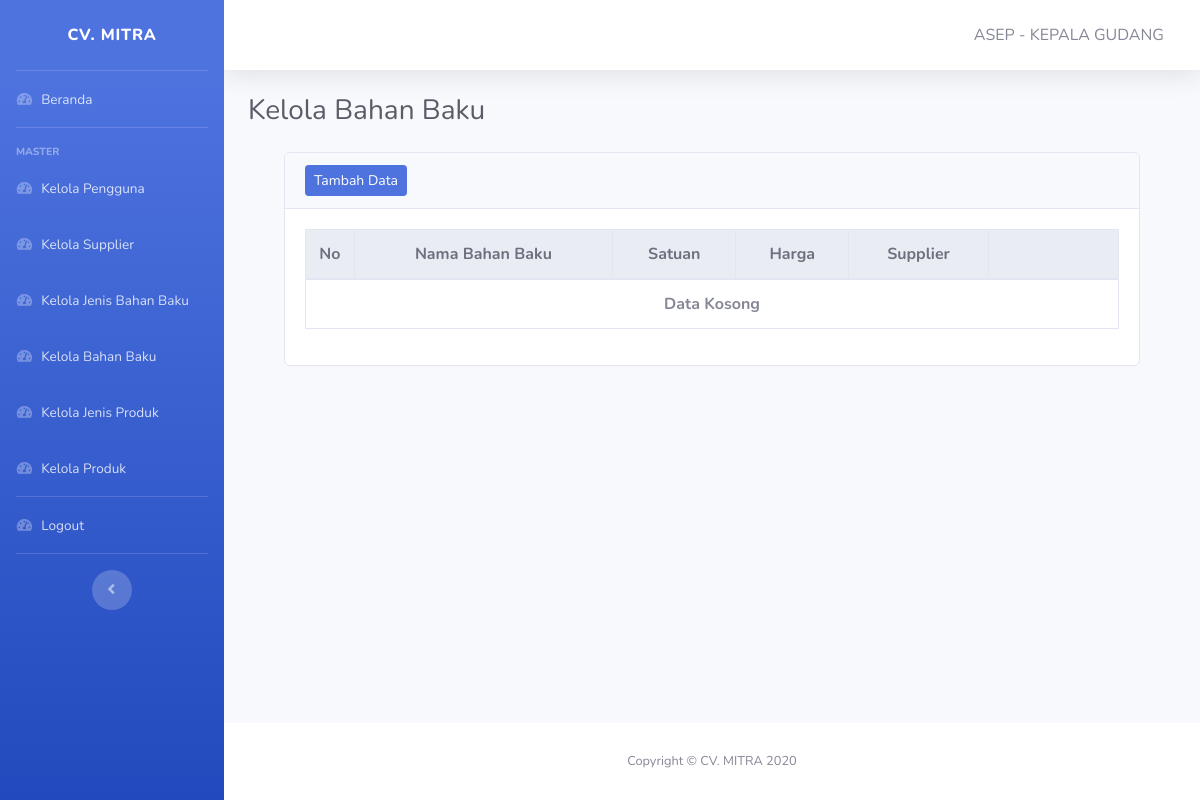
/pages/admin/kelola-bahanbaku.php (signed in), run on an earlier commit of the app's database.
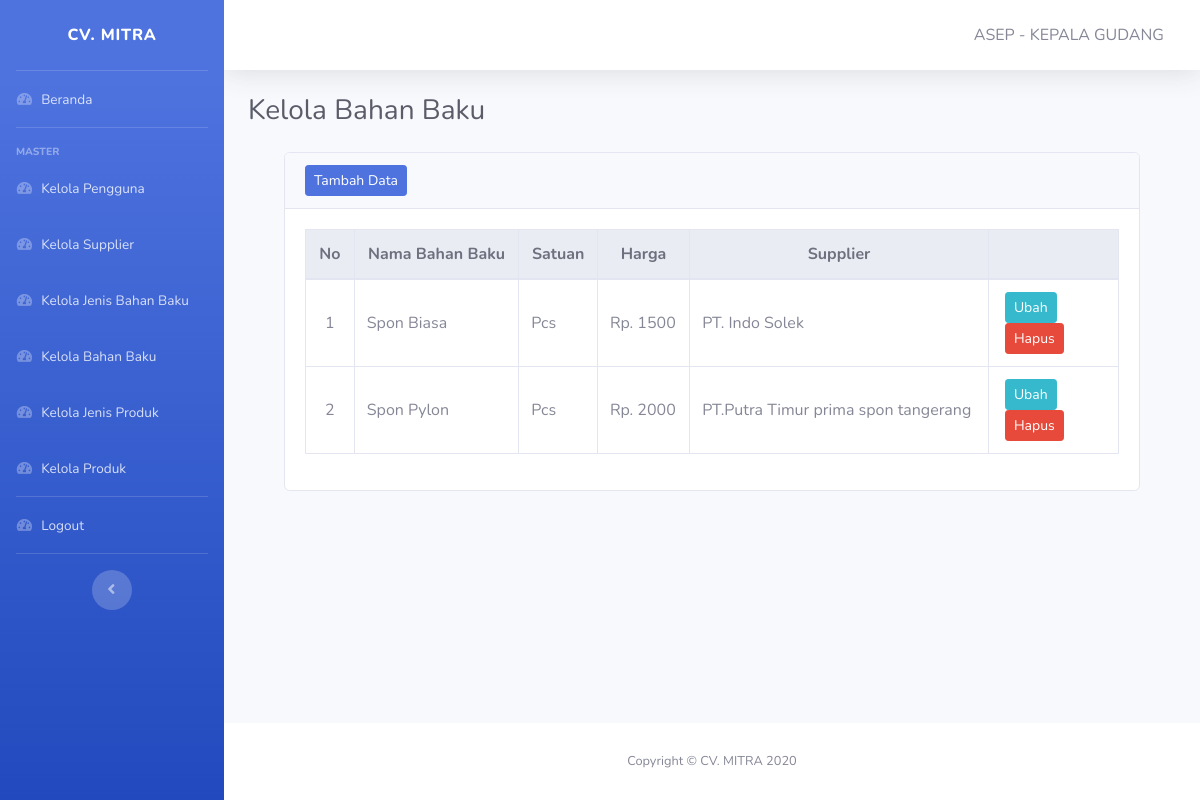
And on a later commit of the database.
### tables this page shows
CREATE TABLE IF NOT EXISTS `bahanbaku` (
  `id_bahanbaku` int(11) NOT NULL AUTO_INCREMENT,
  `nama_bahanbaku` varchar(20) NOT NULL,
  `satuan_bahanbaku` varchar(10) NOT NULL,
  `harga` varchar(20) NOT NULL,
  `id_supplier` int(11) NOT NULL,
  PRIMARY KEY (`id_bahanbaku`),
  KEY `id_supplier` (`id_supplier`),
  CONSTRAINT `bahanbaku_ibfk_2` FOREIGN KEY (`id_supplier`) REFERENCES `supplier` (`id_supplier`)
);

CREATE TABLE IF NOT EXISTS `supplier` (
  `id_supplier` int(11) NOT NULL AUTO_INCREMENT,
  `nama_supplier` varchar(40) NOT NULL,
  `alamat_supplier` varchar(50) NOT NULL,
  `no_telp` varchar(50) NOT NULL DEFAULT '',
  `email` text NOT NULL,
  PRIMARY KEY (`id_supplier`)
);

### pages/admin/kelola-bahanbaku.php (the view, shortened to what this page needs)
<!DOCTYPE html>
<html lang="en">
<head>
    <?php include '../../layout/header.php' ?>
</head>
<body id="page-top">
    <div id="wrapper">
        <?php include '../../layout/sidebar-admin.php' ?>
        <div id="content-wrapper" class="d-flex flex-column">
            <div id="content">
                <?php include '../../layout/topbar.php' ?>
                <div class="container-fluid">
                    <div class="d-sm-flex align-items-center justify-content-between mb-4">
                        <h1 class="h3 mb-0 text-gray-800">Kelola Bahan Baku</h1>
                    </div>
                    <div class="container row-12">
                        <div class="col">
                            <div class="card mb-5">
                                <div class="card-header">
                                    <div class="nav-item">
                                        <a href="tambah-bahanbaku.php" class="btn btn-sm btn-primary">Tambah Data</a>
                                    </div>
                                </div>
                                <div class="card-body">
                                    <table class="table table-responsive-lg table-hover table-bordered" id="Table">
                                        <thead class="thead-light text-center">
                                            <tr>
                                                <th width=6%>No</th>
                                                <th>Nama Bahan Baku</th>
                                                <th>Satuan</th>
                                                <th>Harga</th>
                                                <th>Supplier</th>
                                                <th width=16%></th>
                                            </tr>
                                        </thead>
                                        <tbody>
                                            <?php
                                            include "../../koneksi.php";
                                            $no = 1;
                                            $data = mysqli_query($koneksi, "SELECT b.id_bahanbaku,b.nama_bahanbaku, b.satuan_bahanbaku,b.harga,s.nama_supplier FROM bahanbaku b JOIN supplier s WHERE b.id_supplier = s.id_supplier");
                                            if (mysqli_num_rows($data) == 0) {
                                                ?>
                                                <tr>
                                                    <td colspan="7" class="text-center font-weight-bold">Data Kosong</td>
                                                </tr>
                                                <?php
                                                } else {
                                                    while ($item = mysqli_fetch_array($data)) {
                                                        ?>
                                                    <tr>
                                                        <td class="text-center align-middle"><?php echo $no++; ?></td>
                                                        <td class="align-middle"><?php echo $item['nama_bahanbaku']; ?></td>
                                                        <td class="align-middle"><?php echo $item['satuan_bahanbaku']; ?></td>
                                                        <td class="align-middle">Rp. <?php echo $item['harga']; ?></td>
                                                        <td class="align-middle"><?php echo $item['nama_supplier']; ?></td>
                                                        <td class="text-center">
                                                            <a href="ubah-bahanbaku.php?id=<?php echo $item['id_bahanbaku'] ?>" class="btn btn-info btn-sm mx-1 float-left">Ubah</a>
                                                            <form action="hapus-bahanbaku.php?id=<?php echo $item['id_bahanbaku'] ?>" method="post">
                                                                <button type="submit" class="btn btn-danger btn-sm mx-1 float-left">Hapus</button>
                                                            </form>
                                                        </td>
                                                    </tr>
                                            <?php
                                                }
                                            }
                                            ?>
                                        </tbody>
                                    </table>
                                </div>
                            </div>
                        </div>
                    </div>
                </div>
            </div>
            <?php include '../../layout/footer.php' ?>
        </div>
    </div>
</body>
</html>

What changed in the data, as far as the page shows it:
added bahanbaku: nama_bahanbaku "Spon Biasa", satuan_bahanbaku "Pcs", harga "1500", id_supplier.nama_supplier "PT. Indo Solek"
added bahanbaku: nama_bahanbaku "Spon Pylon", satuan_bahanbaku "Pcs", harga "2000", id_supplier.nama_supplier "PT.Putra Timur prima spon tangerang"
Also different on the page:
text no longer shown: "Data Kosong"
